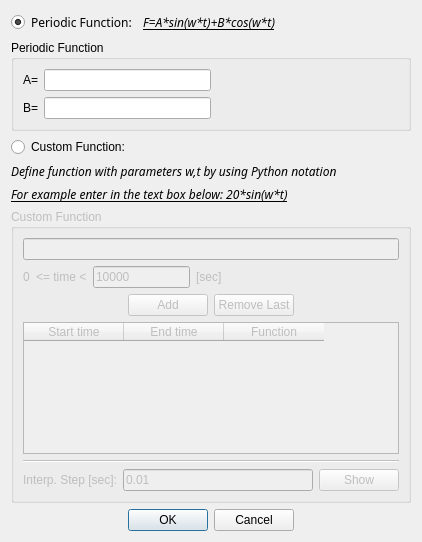
<?xml version="1.0" encoding="UTF-8"?>
<ui version="4.0">
 <class>FunctionDialog</class>
 <widget class="QDialog" name="FunctionDialog">
  <property name="geometry">
   <rect>
    <x>0</x>
    <y>0</y>
    <width>421</width>
    <height>542</height>
   </rect>
  </property>
  <property name="windowTitle">
   <string>Define Function</string>
  </property>
  <layout class="QVBoxLayout" name="verticalLayout_3">
   <item>
    <layout class="QHBoxLayout" name="horizontalLayout_2">
     <item>
      <widget class="QRadioButton" name="radioButtonPeriodic">
       <property name="font">
        <font>
         <family>Sans Serif</family>
         <weight>50</weight>
         <bold>false</bold>
         <underline>false</underline>
        </font>
       </property>
       <property name="text">
        <string>Periodic Function:</string>
       </property>
       <property name="checked">
        <bool>true</bool>
       </property>
      </widget>
     </item>
     <item>
      <widget class="QLabel" name="label">
       <property name="font">
        <font>
         <family>Sans Serif</family>
         <italic>true</italic>
         <underline>true</underline>
        </font>
       </property>
       <property name="text">
        <string>F=A*sin(w*t)+B*cos(w*t)</string>
       </property>
      </widget>
     </item>
     <item>
      <spacer name="horizontalSpacer_2">
       <property name="orientation">
        <enum>Qt::Horizontal</enum>
       </property>
       <property name="sizeHint" stdset="0">
        <size>
         <width>40</width>
         <height>20</height>
        </size>
       </property>
      </spacer>
     </item>
    </layout>
   </item>
   <item>
    <widget class="QGroupBox" name="groupBox">
     <property name="title">
      <string>Periodic Function</string>
     </property>
     <layout class="QGridLayout" name="gridLayout_2">
      <item row="0" column="0">
       <layout class="QGridLayout" name="gridLayout">
        <item row="0" column="0">
         <widget class="QLabel" name="label_2">
          <property name="text">
           <string>A=</string>
          </property>
         </widget>
        </item>
        <item row="0" column="1">
         <widget class="QLineEdit" name="editA"/>
        </item>
        <item row="1" column="0">
         <widget class="QLabel" name="label_3">
          <property name="text">
           <string>B=</string>
          </property>
         </widget>
        </item>
        <item row="1" column="1">
         <widget class="QLineEdit" name="editB"/>
        </item>
       </layout>
      </item>
      <item row="0" column="1">
       <spacer name="horizontalSpacer">
        <property name="orientation">
         <enum>Qt::Horizontal</enum>
        </property>
        <property name="sizeHint" stdset="0">
         <size>
          <width>40</width>
          <height>20</height>
         </size>
        </property>
       </spacer>
      </item>
     </layout>
    </widget>
   </item>
   <item>
    <layout class="QVBoxLayout" name="verticalLayout_2">
     <item>
      <widget class="QRadioButton" name="radioButtonCustom">
       <property name="text">
        <string>Custom Function:</string>
       </property>
      </widget>
     </item>
     <item>
      <widget class="QLabel" name="label_4">
       <property name="font">
        <font>
         <family>Sans Serif</family>
         <italic>true</italic>
        </font>
       </property>
       <property name="text">
        <string>Define function with parameters w,t by using Python notation</string>
       </property>
      </widget>
     </item>
    </layout>
   </item>
   <item>
    <widget class="QLabel" name="label_5">
     <property name="font">
      <font>
       <family>Sans Serif</family>
       <italic>true</italic>
       <underline>true</underline>
      </font>
     </property>
     <property name="text">
      <string>For example enter in the text box below: 20*sin(w*t)</string>
     </property>
    </widget>
   </item>
   <item>
    <widget class="QGroupBox" name="groupBox_2">
     <property name="enabled">
      <bool>false</bool>
     </property>
     <property name="title">
      <string>Custom Function</string>
     </property>
     <layout class="QVBoxLayout" name="verticalLayout">
      <item>
       <layout class="QHBoxLayout" name="horizontalLayout_4">
        <item>
         <widget class="QLineEdit" name="editCustom"/>
        </item>
       </layout>
      </item>
      <item>
       <layout class="QHBoxLayout" name="horizontalLayout">
        <item>
         <widget class="QLabel" name="startTimeLabel">
          <property name="text">
           <string>0</string>
          </property>
         </widget>
        </item>
        <item>
         <widget class="QLabel" name="label_7">
          <property name="text">
           <string>&lt;= time &lt;</string>
          </property>
         </widget>
        </item>
        <item>
         <widget class="QLineEdit" name="endTimeEdit">
          <property name="text">
           <string>10000</string>
          </property>
         </widget>
        </item>
        <item>
         <widget class="QLabel" name="label_8">
          <property name="text">
           <string>[sec]</string>
          </property>
         </widget>
        </item>
        <item>
         <spacer name="horizontalSpacer_5">
          <property name="orientation">
           <enum>Qt::Horizontal</enum>
          </property>
          <property name="sizeHint" stdset="0">
           <size>
            <width>188</width>
            <height>20</height>
           </size>
          </property>
         </spacer>
        </item>
       </layout>
      </item>
      <item>
       <layout class="QGridLayout" name="gridLayout_3">
        <item row="0" column="1">
         <layout class="QHBoxLayout" name="horizontalLayout_3">
          <item>
           <widget class="QPushButton" name="addStep">
            <property name="text">
             <string>Add</string>
            </property>
           </widget>
          </item>
          <item>
           <widget class="QPushButton" name="deleteStep">
            <property name="text">
             <string>Remove Last</string>
            </property>
           </widget>
          </item>
         </layout>
        </item>
        <item row="0" column="2">
         <spacer name="horizontalSpacer_4">
          <property name="orientation">
           <enum>Qt::Horizontal</enum>
          </property>
          <property name="sizeHint" stdset="0">
           <size>
            <width>78</width>
            <height>20</height>
           </size>
          </property>
         </spacer>
        </item>
        <item row="0" column="0">
         <spacer name="horizontalSpacer_3">
          <property name="orientation">
           <enum>Qt::Horizontal</enum>
          </property>
          <property name="sizeHint" stdset="0">
           <size>
            <width>58</width>
            <height>20</height>
           </size>
          </property>
         </spacer>
        </item>
        <item row="1" column="0" colspan="3">
         <widget class="QTableWidget" name="TableCustomFunc">
          <property name="focusPolicy">
           <enum>Qt::NoFocus</enum>
          </property>
          <property name="selectionMode">
           <enum>QAbstractItemView::NoSelection</enum>
          </property>
          <attribute name="verticalHeaderVisible">
           <bool>false</bool>
          </attribute>
          <column>
           <property name="text">
            <string>Start time</string>
           </property>
          </column>
          <column>
           <property name="text">
            <string>End time</string>
           </property>
          </column>
          <column>
           <property name="text">
            <string>Function</string>
           </property>
          </column>
         </widget>
        </item>
       </layout>
      </item>
      <item>
       <widget class="Line" name="line">
        <property name="orientation">
         <enum>Qt::Horizontal</enum>
        </property>
       </widget>
      </item>
      <item>
       <layout class="QHBoxLayout" name="horizontalLayout_5">
        <item>
         <widget class="QLabel" name="label_6">
          <property name="toolTip">
           <string>&lt;html&gt;&lt;head/&gt;&lt;body&gt;&lt;p&gt;&lt;span style=&quot; font-style:italic;&quot;&gt;Set this value small enough to capture behaviour of your function&lt;/span&gt;&lt;/p&gt;&lt;/body&gt;&lt;/html&gt;</string>
          </property>
          <property name="text">
           <string>Interp. Step [sec]:</string>
          </property>
         </widget>
        </item>
        <item>
         <widget class="QLineEdit" name="EditInterpStep">
          <property name="toolTip">
           <string>&lt;html&gt;&lt;head/&gt;&lt;body&gt;&lt;p&gt;&lt;span style=&quot; font-style:italic;&quot;&gt;Set this value small enough to capture behaviour of your function&lt;/span&gt;&lt;/p&gt;&lt;/body&gt;&lt;/html&gt;</string>
          </property>
          <property name="text">
           <string>0.01</string>
          </property>
         </widget>
        </item>
        <item>
         <widget class="QPushButton" name="ShowInterp_Button">
          <property name="text">
           <string>Show</string>
          </property>
         </widget>
        </item>
       </layout>
      </item>
     </layout>
     <zorder></zorder>
     <zorder></zorder>
     <zorder></zorder>
     <zorder>line</zorder>
    </widget>
   </item>
   <item>
    <spacer name="verticalSpacer">
     <property name="orientation">
      <enum>Qt::Vertical</enum>
     </property>
     <property name="sizeHint" stdset="0">
      <size>
       <width>400</width>
       <height>0</height>
      </size>
     </property>
    </spacer>
   </item>
   <item>
    <widget class="QDialogButtonBox" name="buttonBox">
     <property name="orientation">
      <enum>Qt::Horizontal</enum>
     </property>
     <property name="standardButtons">
      <set>QDialogButtonBox::Cancel|QDialogButtonBox::Ok</set>
     </property>
     <property name="centerButtons">
      <bool>true</bool>
     </property>
    </widget>
   </item>
  </layout>
 </widget>
 <tabstops>
  <tabstop>editA</tabstop>
  <tabstop>editB</tabstop>
  <tabstop>endTimeEdit</tabstop>
  <tabstop>addStep</tabstop>
  <tabstop>deleteStep</tabstop>
  <tabstop>editCustom</tabstop>
  <tabstop>radioButtonPeriodic</tabstop>
  <tabstop>buttonBox</tabstop>
  <tabstop>radioButtonCustom</tabstop>
  <tabstop>EditInterpStep</tabstop>
  <tabstop>ShowInterp_Button</tabstop>
 </tabstops>
 <resources/>
 <connections>
  <connection>
   <sender>buttonBox</sender>
   <signal>accepted()</signal>
   <receiver>FunctionDialog</receiver>
   <slot>accept()</slot>
   <hints>
    <hint type="sourcelabel">
     <x>257</x>
     <y>569</y>
    </hint>
    <hint type="destinationlabel">
     <x>157</x>
     <y>274</y>
    </hint>
   </hints>
  </connection>
  <connection>
   <sender>buttonBox</sender>
   <signal>rejected()</signal>
   <receiver>FunctionDialog</receiver>
   <slot>reject()</slot>
   <hints>
    <hint type="sourcelabel">
     <x>325</x>
     <y>569</y>
    </hint>
    <hint type="destinationlabel">
     <x>286</x>
     <y>274</y>
    </hint>
   </hints>
  </connection>
  <connection>
   <sender>radioButtonPeriodic</sender>
   <signal>toggled(bool)</signal>
   <receiver>groupBox</receiver>
   <slot>setEnabled(bool)</slot>
   <hints>
    <hint type="sourcelabel">
     <x>41</x>
     <y>25</y>
    </hint>
    <hint type="destinationlabel">
     <x>171</x>
     <y>48</y>
    </hint>
   </hints>
  </connection>
  <connection>
   <sender>radioButtonPeriodic</sender>
   <signal>toggled(bool)</signal>
   <receiver>groupBox_2</receiver>
   <slot>setDisabled(bool)</slot>
   <hints>
    <hint type="sourcelabel">
     <x>26</x>
     <y>20</y>
    </hint>
    <hint type="destinationlabel">
     <x>202</x>
     <y>302</y>
    </hint>
   </hints>
  </connection>
  <connection>
   <sender>radioButtonCustom</sender>
   <signal>toggled(bool)</signal>
   <receiver>groupBox</receiver>
   <slot>setDisabled(bool)</slot>
   <hints>
    <hint type="sourcelabel">
     <x>66</x>
     <y>157</y>
    </hint>
    <hint type="destinationlabel">
     <x>77</x>
     <y>114</y>
    </hint>
   </hints>
  </connection>
  <connection>
   <sender>radioButtonCustom</sender>
   <signal>toggled(bool)</signal>
   <receiver>groupBox_2</receiver>
   <slot>setEnabled(bool)</slot>
   <hints>
    <hint type="sourcelabel">
     <x>41</x>
     <y>140</y>
    </hint>
    <hint type="destinationlabel">
     <x>52</x>
     <y>302</y>
    </hint>
   </hints>
  </connection>
 </connections>
</ui>
